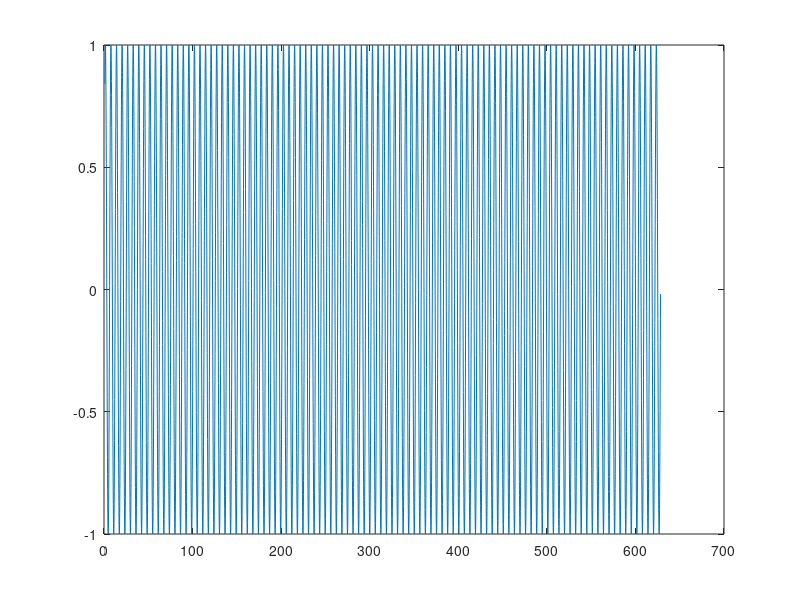

Source code (MATLAB): (Note: this script raises an error after producing the figure.)
t = 1:0.1:(100*2*pi);
x = sin(t);
dt = mean(t(2:end) - t(1:end-1));
figure();
plot(t, x);

[omega1, y1] = compute_fft(x, dt);
freq1 = omega1 / (2*pi);

i1 = find(omega1 >= 0.1, 1);
i2 = find(omega1 <= 10, 1, 'last');
figure();
plot(omega1(i1:i2), abs(y1(i1:i2)) .^ 2);


dfreq = 0.05;
disp('average around frequency 1');
freq = 1;
omega = omega1;
y = y1;
mask = (omega >= freq-dfreq) & (omega <= freq+dfreq);
q1 = sum(abs(mean(y(mask))) .^ 2);
disp([' complex average:', num2str(q1)]);



t = 1:0.1:(10*100*2*pi);
x = sin(t);
dt = mean(t(2:end) - t(1:end-1));
figure();
plot(t, x);

[omega2, y2] = compute_fft(x, dt);
freq2 = omega2 / (2*pi);

i1 = find(omega2 >= 0.1, 1);
i2 = find(omega2 <= 10, 1, 'last');
figure();
plot(omega2(i1:i2), abs(y2(i1:i2)) .^ 2);


dfreq = 0.05;
disp('average around frequency 1');
freq = 1;
omega = omega2;
y = y2;
mask = (omega >= freq-dfreq) & (omega <= freq+dfreq);
q1 = sum(abs(mean(y(mask))) .^ 2);
disp([' complex average:', num2str(q1)]);


% dfreq = 0.05;
% disp('average around frequency 1');
% freq = 1;
% omega = omega1;
% y = y1;
% mask = (omega >= freq-dfreq) & (omega <= freq+dfreq);
% q1 = sum(abs(mean(y(mask))) .^ 2);
% disp([' complex average:', num2str(q1)]);
% if Ntrials > 1
%     w1 = sum(mean_abs_omega(mask));
%     disp([' absolute average:', num2str(w1)]);
% end
% disp('average around frequency 0.50');
% freq = 0.50;
% freq2 = freq;
% mask = (mean_freq >= freq-dfreq) & (mean_freq <= freq+dfreq);
% q2 = sum(abs_mean_omega(mask));
% disp([' complex average:', num2str(q2)]);
% if Ntrials > 1
%     w2 = sum(mean_abs_omega(mask));
%     disp([' absolute average:', num2str(w2)]);
% end
% disp(['ratios ', num2str(freq2), ' to ', num2str(freq1)]);
% disp([' complex: ', num2str(q2 / q1)]);
% if Ntrials > 1
%     disp([' absolute: ', num2str(w2 / w1)]);
% end
